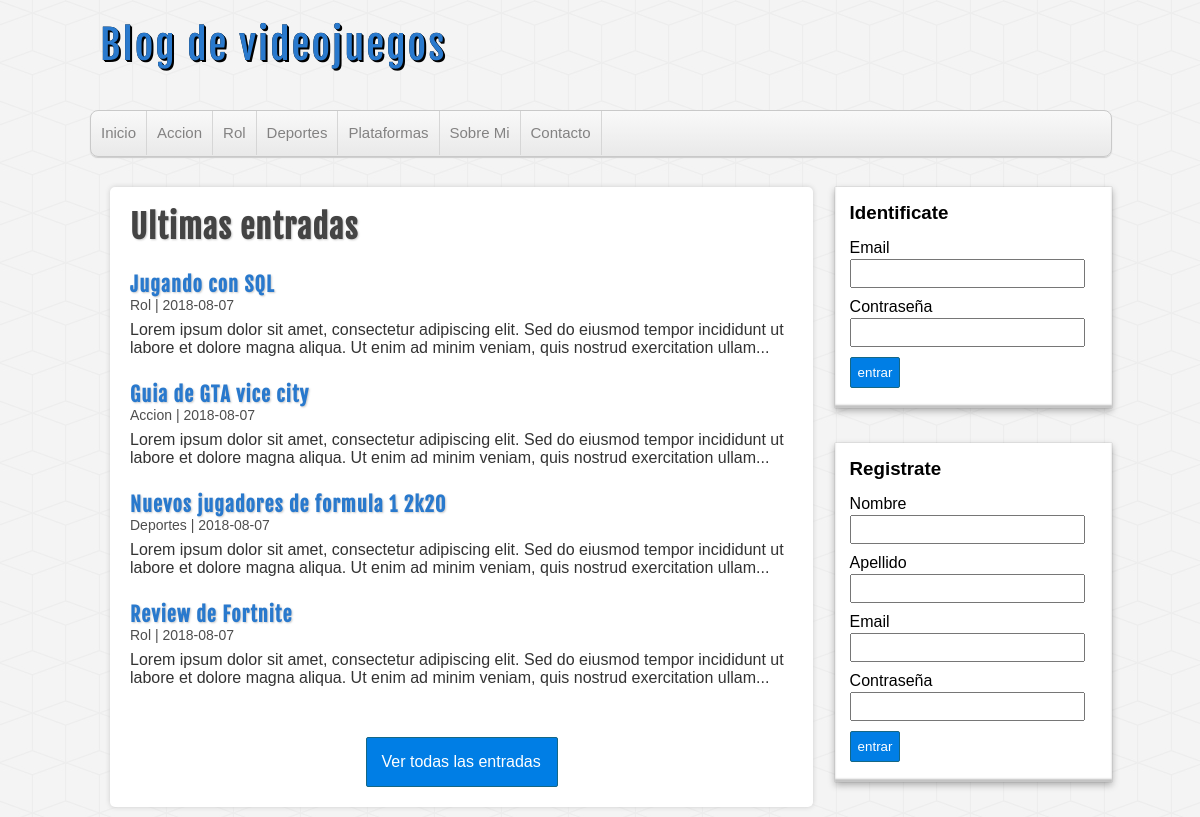
The page / on the database its author committed.
### tables this page shows
CREATE TABLE `categorias` (
  `id` int(255) NOT NULL AUTO_INCREMENT,
  `nombre` varchar(100) DEFAULT NULL,
  PRIMARY KEY (`id`)
);

CREATE TABLE `entradas` (
  `id` int(255) NOT NULL AUTO_INCREMENT,
  `usuario_id` int(255) NOT NULL,
  `categoria_id` int(255) NOT NULL,
  `titulo` varchar(255) NOT NULL,
  `descripcion` mediumtext DEFAULT NULL,
  `fecha` date NOT NULL,
  PRIMARY KEY (`id`),
  KEY `fk_entrada_usuario` (`usuario_id`),
  KEY `fk_entrada_categoria` (`categoria_id`),
  CONSTRAINT `fk_entrada_categoria` FOREIGN KEY (`categoria_id`) REFERENCES `categorias` (`id`) ON DELETE NO ACTION,
  CONSTRAINT `fk_entrada_usuario` FOREIGN KEY (`usuario_id`) REFERENCES `usuarios` (`id`)
);

### includes/helpers.php (called while the page is built, shortened)
<?php
function conseguirCategorias($conexiondb){
    $sql = "SELECT * FROM categorias ORDER BY id ASC;";
    $categorias=mysqli_query($conexiondb, $sql);
    if ($categorias && mysqli_num_rows($categorias)>=1){
        $result=$categorias;
    }
    return $result;
}
function conseguirUltimasEntradas($conexiondb){
    $sql = "SELECT e.*, c.nombre AS 'categoria' FROM entradas e "."INNER JOIN categorias c ON e.categoria_id=c.id "."ORDER BY e.id DESC LIMIT 4";
    $entradas=mysqli_query($conexiondb, $sql);
    if ($entradas && mysqli_num_rows($entradas)>=1){
        $result=$entradas;
    }
    return $result;
}

### index.php (the view, shortened to what this page needs)
<body>
    <?php include_once 'includes/cabecera.php';
    include_once 'includes/lateral.php';?>
    <div id="principal">
        <h1>Ultimas entradas</h1>
        <?php
            $entradas = conseguirUltimasEntradas($conexiondb);
            if (!empty($entradas)):
                while ($entrada = mysqli_fetch_assoc($entradas)):
        ?>
                    <article class="entrada">
                        <a href="">
                            <h2><?=$entrada['titulo']?></h2>
                            <span class="fecha"><?=$entrada['categoria']." | ".$entrada['fecha'] ?></span>
                            <p>
                                <?=substr($entrada['descripcion'], 0,180). "..." ?>
                            </p>
                        </a>
                    </article>
        <?php
                endwhile;
            endif;
        ?>
        <div id="ver-todas">
            <a href="">Ver todas las entradas</a>
        </div>
    </div>
    </div>
</body>
</html>

### includes/cabecera.php (shortened to what this page needs)
<?php
require_once('conexion.php');
require_once ('helpers.php');?>
<!doctype html>
<html lang="es">
<head>
    <link rel="stylesheet" href="assets/css/style.css">
</head>
<header id="cabecera">
    <div id="logo">
        <a href="index.php">
            Blog de videojuegos
        </a>
    </div>
    <nav id="menu">
        <ul>
            <li>
                <a href="index.php">Inicio</a>
            </li>
            <?php $categorias = conseguirCategorias($conexiondb);?>
            <?php if (!empty($categorias)):?>
            <?php while ($categoria=mysqli_fetch_assoc($categorias)):?>
                <li>
                    <a href="categoria.php?id=<?=$categoria['id']?>"><?=$categoria['nombre']?></a>
                </li>
            <?php endwhile;?>
            <?php endif;?>
            <li>
                <a href="index.php">Sobre Mi</a>
            </li>
            <li>
                <a href="index.php">Contacto</a>
            </li>
        </ul>
    </nav>
</header>

### includes/lateral.php (shortened to what this page needs)
<div id="contenedor">
        <aside id="sidebar">
            <?php if (!isset($_SESSION['usuario'])):?>
                <div id="login" class="bloque">
                    <h3>Identificate</h3>
                    <form action="login.php" method="POST">
                        <label for="email">Email</label>
                        <input type="email" name="email">
                        <label for="password">Contraseña</label>
                        <input type="password" name="password">
                        <input type="submit" value="entrar">
                    </form>
                </div>
                <div id="register" class="bloque">
                    <h3>Registrate</h3>
                    <form action="registro.php" method="POST">
                        <label for="nombre">Nombre</label>
                        <input type="text" name="nombre">
                        <label for="apellido">Apellido</label>
                        <input type="text" name="apellido">
                        <label for="email">Email</label>
                        <input type="email" name="email">
                        <label for="password">Contraseña</label>
                        <input type="password" name="password">
                        <input type="submit" name="submit" value="entrar">
                    </form>
                </div>
            <?php endif;?>
        </aside>

### assets/css/style.css (style rules this page uses)
* { margin: 0px; padding: 0px; font-family: sans-serif, Helvetica, Arial; text-decoration: none; }
body { background: url(../img/cubes.png) #F4F4F4; }
.fecha { color: #4e4e4e; margin-top:5px; font-size: 14px; }
#cabecera { width: 85%; height: auto; background: transparent; margin: 0px auto; }
#logo { float:left; width: 540px; height: 110px; }
#logo a { font-family: "fajala", Helvetica; font-size: 40px; letter-spacing: 2px; color: #2979CD; text-shadow: 0px 0px 0px black, 1px 1px 0px black, 2px 2px 0px black; transition: all 500ms; line-height: 90px; margin-left: 10px; }
#menu { clear: both; width: 100%; height: 45px; background: linear-gradient(to bottom, #f9f9f9 0px, #e9e9e9 100%); border: 1px solid #C9C9C9; border-radius: 8px; box-shadow: 0px 1px 1px #ccc; overflow: hidden; }
#menu ul { list-style: none; }
#menu ul li { float: left; line-height: 44px; border-right: 1px solid #D6D6D6; }
#menu ul li a { display: block; padding-left: 10px; padding-right: 10px; font-size: 15px; color: #838282; }
#contenedor { width: 85%; height: auto; margin: 0px auto; margin-top: 30px; margin-bottom: 30px; }
#sidebar { float:right; width: 27%; height: auto; }
.bloque { display:block; width: 90%; margin: 0px auto; margin-bottom: 35px; background: white; padding: 15px; box-shadow: 0px 0px 1px rgba(0,0,0,0.3), 0px 3px 7px rgba(0,0,0,0.3), 0px 0px 1px #FFFFFF inset, 0px -3px 2px rgba(0,0,0,0.25) inset; }
.bloque h3 { margin-bottom: 15px; }
label, input[type="text"], input[type="email"], input[type="password"] { display: block; width: 95%; margin-top:2px; margin-bottom: 2px; }
input[type="text"], input[type="email"], input[type="password"] { padding: 5px; margin-bottom: 10px; }
input[type="button"], input[type="submit"], .boton { margin-top: 5px; margin-bottom: 5px; display: block; border-radius: 2px; color:white; background: #007ee5; border: 1px solid #156785; cursor:pointer; padding: 7px; }
#principal { float: left; width: 65%; min-height: 572px; background:white; border-radius: 5px; box-shadow: 0px 0px 5px #ccc; margin-left: 20px; padding: 20px; overflow: hidden; }
#principal a { color: #333; }
#principal h1 { font-size: 32px; color: #444; letter-spacing: 1px; text-shadow: 1px 1px 2px #ccc; font-family: "fajala"; }
#principal h2 { font-size: 20px; color: #2979CD; text-shadow: 1px 1px 2px #ccc; letter-spacing: 1px; font-family: "fajala"; margin-top: 25px; }
#principal p { margin-top: 8px; }
#ver-todas a { display: block; border-radius: 2px; padding: 15px; color:white; background: #007ee5; border: 1px solid #156785; cursor:pointer; width: 160px; margin: 0px auto; margin-top:50px; }

### rows shown on the page
categorias: nombre "Accion"
categorias: nombre "Rol"
categorias: nombre "Deportes"
categorias: nombre "Plataformas"
entradas: titulo "Jugando con SQL", categoria.nombre "Rol", fecha "2018-08-07", descripcion "Lorem ipsum dolor sit amet, consectetur adipiscing elit. Sed do eiusmod tempor incididunt ut labore et dolore magna aliqua. Ut enim ad minim veniam, quis nostrud exercitation ullam"
entradas: titulo "Guia de GTA vice city", categoria.nombre "Accion", fecha "2018-08-07", descripcion "Lorem ipsum dolor sit amet, consectetur adipiscing elit. Sed do eiusmod tempor incididunt ut labore et dolore magna aliqua. Ut enim ad minim veniam, quis nostrud exercitation ullam"
entradas: titulo "Nuevos jugadores de formula 1 2k20", categoria.nombre "Deportes", fecha "2018-08-07", descripcion "Lorem ipsum dolor sit amet, consectetur adipiscing elit. Sed do eiusmod tempor incididunt ut labore et dolore magna aliqua. Ut enim ad minim veniam, quis nostrud exercitation ullam"
entradas: titulo "Review de Fortnite", categoria.nombre "Rol", fecha "2018-08-07", descripcion "Lorem ipsum dolor sit amet, consectetur adipiscing elit. Sed do eiusmod tempor incididunt ut labore et dolore magna aliqua. Ut enim ad minim veniam, quis nostrud exercitation ullam"
